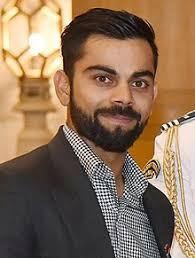
#> input picture model/test_images/virat.jpg, 195 x 258 px, found by its file name
$ jupyter execute --allow-errors sports_person_classifier_model.ipynb   (shell and % lines are left out)
#> lines starting #> are read from the running program, lines starting #| are printed output that depends on the picture
Preprocessing: Defect face and eyes

[cell 1]
import numpy as np
import cv2
import matplotlib
from matplotlib import pyplot as plt

[cell 2]
abs_path = "C:/SportsPersonClassifier/model/test_images/virat.jpg"

[cell 3]
img = cv2.imread(abs_path)
#> img is the input picture: shape (258, 195, 3); mean B, G, R 88, 112, 138.2
img.shape
#> Out = (258, 195, 3)

[cell 4]
plt.imshow(img)

[cell 5]
gray = cv2.cvtColor(img,cv2.COLOR_BGR2GRAY)
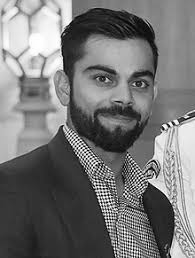
#> gray: shape (258, 195); min 0, max 255, mean 117.1
gray.shape
#> Out = (258, 195)

[cell 6]
plt.imshow(gray,cmap='gray')

[cell 7]
face_cascade = cv2.CascadeClassifier("C:/SportsPersonClassifier/model/opencv/haar cascades/haarcascade_frontalface_default.xml")
eye_cascade = cv2.CascadeClassifier("C:/SportsPersonClassifier/model/opencv/haar cascades/haarcascade_eye.xml")

faces = face_cascade.detectMultiScale(gray,1.3,5)
#> faces = [[64, 37, 108, 108]]
faces
#> Out = [[64, 37, 108, 108]]

[cell 8]
(x,y,w,h) = faces[0]
#> x = 64; y = 37; w = 108; h = 108
x,y,w,h
#> Out = (64, 37, 108, 108)

[cell 9]
face_img = cv2.rectangle(img,(x,y),(x+w,y+h),(255,0,0),2)
plt.imshow(face_img)

[cell 10]
cv2.destroyAllWindows()
for (x,y,w,h) in faces:
    img = cv2.rectangle(img,(x,y),(x+w,y+h),(255,0,0),2)
    roi_gray = gray[y:y+h, x:x+w]
    roi_color = img[y:y+h, x:x+w]
    eyes = eye_cascade.detectMultiScale(roi_gray)
    for (ex,ey,ew,eh) in eyes:
        cv2.rectangle(roi_color,(ex,ey),(ex+ew,ey+eh),(0,255,0),2)
#> this loop made 1 pass
#> (x, y, w, h, eyes) on pass 1: (64, 37, 108, 108, [[23, 27, 29, 29], [63, 34, 24, 24]])
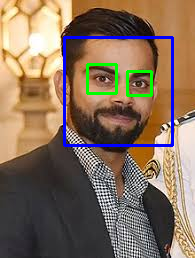
#> img: shape (258, 195, 3); mean B, G, R 91.5, 111, 132.6
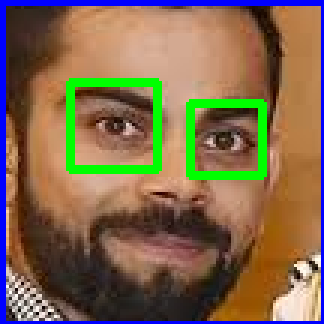
#> roi_color: shape (108, 108, 3) (shown 3 times larger); mean B, G, R 78.1, 104, 127.1

plt.figure()
plt.imshow(face_img,cmap='gray')
plt.show()

[cell 11]
plt.imshow(roi_color,cmap='gray')

Cropped the facial region of the image if there are two eye in the face

[cell 12]
def get_cropped_image_if_2_eyes(image_path):
    img = cv2.imread(image_path)
    gray = cv2.cvtColor(img,cv2.COLOR_BGR2GRAY)
    faces = face_cascade.detectMultiScale(gray,1.3,5)
#> faces = [[64, 37, 108, 108]]
    for (x,y,w,h) in faces:
        roi_gray = gray[y:y+h, x:x+w]
        roi_color = img[y:y+h, x:x+w]
        eyes = eye_cascade.detectMultiScale(roi_gray)
        if len(eyes) >=2:
            return roi_color
#> call 2 of get_cropped_image_if_2_eyes, with image_path = './datasets/ABD/download (1).jpg'
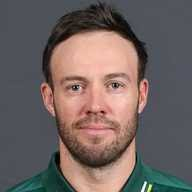
#> input picture model/datasets/ABD/download (1).jpg, 192 x 192 px
#> in get_cropped_image_if_2_eyes, img is the input picture: shape (192, 192, 3); mean B, G, R 96.6, 99.1, 111.6
#> in get_cropped_image_if_2_eyes (call 2), `gray = cv2.cvtColor(img,cv2.COLOR_BGR2GRAY)`:
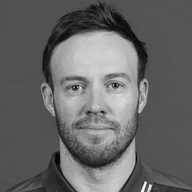
#> gray: shape (192, 192); min 0, max 250, mean 102.6
#> in get_cropped_image_if_2_eyes (call 2), `faces = face_cascade.detectMultiScale(gray,1.3,5)`: faces = [[40, 40, 114, 114]]
#> this loop made 1 pass
#> (x, y, w, h, eyes) on pass 1: (40, 40, 114, 114, [[62, 34, 25, 25], [21, 34, 28, 28], [50, 20, 44, 44]])
#> pass 1, in get_cropped_image_if_2_eyes (call 2), `roi_gray = gray[y:y+h, x:x+w]`:
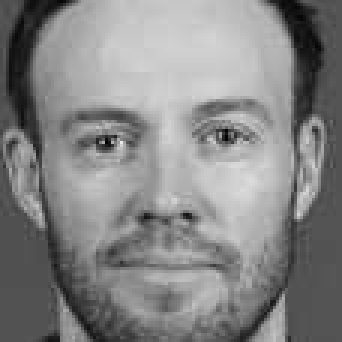
#> roi_gray: shape (114, 114) (shown 3 times larger); min 3, max 234, mean 133.6
#> pass 1, in get_cropped_image_if_2_eyes (call 2), `roi_color = img[y:y+h, x:x+w]`:
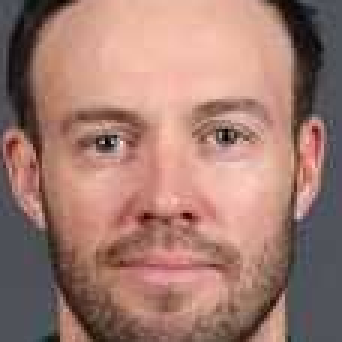
#> roi_color: shape (114, 114, 3) (shown 3 times larger); mean B, G, R 112.9, 123.3, 161.8

[cell 13]
original_image = cv2.imread('C:/SportsPersonClassifier/model/test_images/virat.jpg')
plt.imshow(original_image)

[cell 14]
cropped_image = get_cropped_image_if_2_eyes('C:/SportsPersonClassifier/model/test_images/virat.jpg')
plt.imshow(cropped_image)

[cell 15]
path_to_data = "./datasets/"
path_to_cr_data = "./datasets/cropped/"

[cell 16]
import os
img_dirs = []
for entry in os.scandir(path_to_data):
    if entry.is_dir() and entry.path != './datasets/.ipynb_checkpoints' :
        img_dirs.append(entry.path)

[cell 17]
img_dirs

Go through all images in dataset folder and create cropped images for them. There will be cropped folder inside dataset folder after you run this code

[cell 18]
import shutil
if os.path.exists(path_to_cr_data):
    shutil.rmtree(path_to_cr_data)
os.mkdir(path_to_cr_data)

[cell 19]
cropped_image_dirs = []
celebraty_file_names_dict = {}

for img_dir in img_dirs:
    count = 1
    celebraty_name = img_dir.split('/')[-1]
    print(celebraty_name)

    celebraty_file_names_dict[celebraty_name] = []

    for entry in os.scandir(img_dir):
        roi_color = get_cropped_image_if_2_eyes(entry.path)
        if roi_color is not None:
            cropped_folder = path_to_cr_data + celebraty_name
            if not os.path.exists(cropped_folder):
                os.makedirs(cropped_folder)
                cropped_image_dirs.append(cropped_folder)
                print("generating cropped folder image ",cropped_folder)

            cropped_file_name = celebraty_name + str(count) + ".png"
            cropped_file_path =  cropped_folder + "/" + cropped_file_name

            cv2.imwrite(cropped_file_path,roi_color)
            celebraty_file_names_dict[celebraty_name].append(cropped_file_path)
            count+=1

Use wavelet transform as a feature for training our model

[cell 20]
# wavelet transform

import numpy as np
import pywt
import cv2

def w2d(img, mode='haar', level=1):
#> called with mode = 'db1', level = 5
    imArray = img
    #Datatype conversions
    #convert to grayscale
    imArray = cv2.cvtColor( imArray,cv2.COLOR_RGB2GRAY )
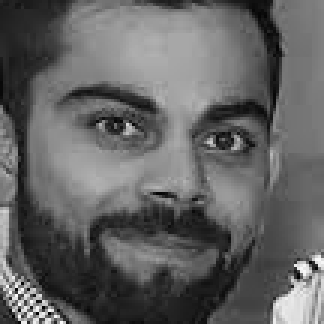
#> imArray: shape (108, 108) (shown 3 times larger); min 1, max 253, mean 98.2
    #convert to float
    imArray =  np.float32(imArray)
    imArray /= 255;
    # compute coefficients
    coeffs=pywt.wavedec2(imArray, mode, level=level)

    #Process Coefficients
    coeffs_H=list(coeffs)
    coeffs_H[0] *= 0;

    # reconstruction
    imArray_H=pywt.waverec2(coeffs_H, mode);
    imArray_H *= 255;
    imArray_H =  np.uint8(imArray_H)

    return imArray_H

[cell 21]
im_har = w2d(cropped_image,'db1',5)
plt.imshow(im_har, cmap='gray')

[cell 22]
celebraty_file_names_dict

[cell 23]
class_dict = {}
count = 0
for celebrity_name in celebraty_file_names_dict.keys():
    class_dict[celebrity_name] = count
    count = count + 1
class_dict

Images in cropped folder can be used for model training. We will use these raw images along with wavelet transformed images to train our classifier. Let's prepare X and y now

[cell 24]
X = []
y = []

for celebraty_name, training_files in celebraty_file_names_dict.items():
    for training_image in training_files:
        img = cv2.imread(training_image)
        if img is None:
            continue
        scalled_raw_img = cv2.resize(img, (32,32))
        img_har = w2d(img, 'db1', 5)
#> call 2 of w2d, with mode = 'db1', level = 5
#> in w2d (call 2), `imArray_H=pywt.waverec2(coeffs_H, mode);`:
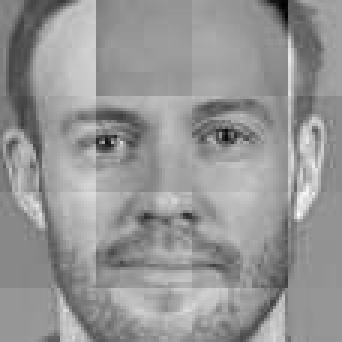
#> imArray_H: shape (114, 114) float32 (shown 3 times larger); min -0.655, max 0.464, mean 0.00282; drawn with min black and max white
        scaled_img_har = cv2.resize(img_har, (32,32))
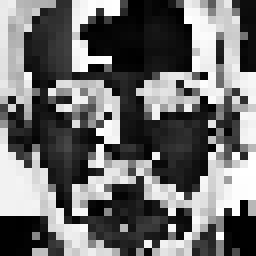
#> scaled_img_har: shape (32, 32) (shown 8 times larger); min 0, max 255, mean 109.8
        combine_img = np.vstack((scalled_raw_img.reshape(32*32*3,1), scaled_img_har.reshape(32*32,1)))
        X.append(combine_img)
        y.append(class_dict[celebraty_name])

[cell 25]
len(X[0])

[cell 26]
len(y)

[cell 27]
X[0]

[cell 28]
X = np.array(X).reshape(len(X),4096).astype(float)
X.shape
#> Out = (2, 4096)
